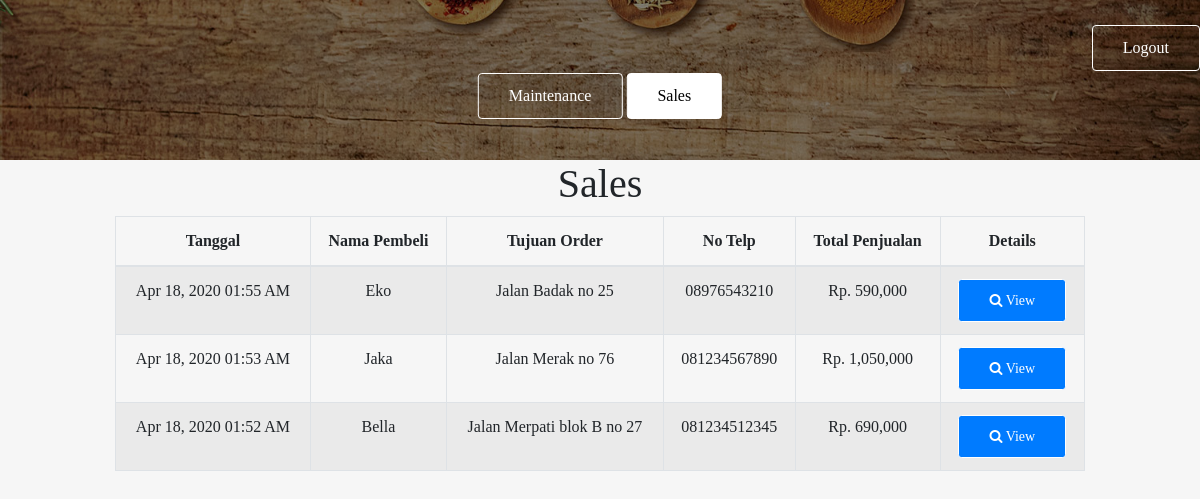
The page /sales.php (signed in) on the database its author committed.
### tables this page shows
CREATE TABLE `pembelian` (
  `id_pembelian` int(11) NOT NULL,
  `nama_pelanggan` varchar(30) NOT NULL,
  `tujuan_order` varchar(100) NOT NULL,
  `telpon` varchar(20) NOT NULL,
  `total_harga` double NOT NULL,
  `tanggal_pembelian` timestamp NOT NULL DEFAULT current_timestamp() ON UPDATE current_timestamp()
);

### sales.php (shortened to what this page needs)
<?php session_start(); include('header.php'); ?>
<?php
if($_SESSION['role'] == "karyawan"){
	?>
	<body>
	<header class="menutiap">
		<div class="main">
			<?php include('navbaremployee.php'); ?>
		</div>
		<div class="buttontiap">
  			<a href="maintenance.php" class="btn">Maintenance</a>
  			<a href="sales.php" class="btn active">Sales</a>
  		</div>
	</header>
	<div class="container">
		<h1 class="page-header text-center">Sales</h1>
		<table class="table table-striped table-bordered">
			<thead class="text-center">
				<th>Tanggal</th>
				<th>Nama Pembeli</th>
				<th>Tujuan Order</th>
				<th>No Telp</th>
				<th>Total Penjualan</th>
				<th>Details</th>
			</thead>
			<tbody class="text-center">
				<?php
					$sql="SELECT * FROM pembelian ORDER BY id_pembelian DESC";
					$query=$connection->query($sql);
					while($row=$query->fetch_array()){
						?>
						<tr>
							<td><?php echo date('M d, Y h:i A', strtotime($row['tanggal_pembelian'])) ?></td>
							<td><?php echo $row['nama_pelanggan']; ?></td>
							<td><?php echo $row['tujuan_order']; ?></td>
							<td><?php echo $row['telpon']; ?></td>
							<td><?php echo "Rp. "; echo number_format($row['total_harga']); ?></td>
							<td><a href="#detailsales<?php echo $row['id_pembelian']; ?>" data-toggle="modal" class="btn btn-primary btn-sm"><span class="fa fa-search"></span> View</a>
							</td>
						</tr>
						<?php
					}
				?>
			</tbody>
		</table>
	</div>
</body>
</html>
	<?php
}
?>

### header.php (style rules this page uses)
* { margin: 0; padding: 0; font-family: Century Gothic; }
header.menutiap { background-image: linear-gradient(rgba(0,0,0,0.5), rgba(0,0,0,0.5)), url(images/menubackg.jpg); height: 20vh; background-size: cover; background-position: center; }
html, body { height: 100%; padding: 0px; margin: 0px; background: #f6f6f6; }
.main { max-width: 1200px; margin: auto; }
.buttontiap { position: absolute; top: 12%; left: 50%; transform: translate(-50%, -50%); }
.btn { border: 1px solid #fff; padding: 10px 30px; color: #fff; text-decoration: none; transition: 0.6s ease; }
.buttontiap a.active { background-color: #fff; color: #000; }
.container { max-width: 1000px; }

### rows shown on the page
pembelian: tanggal_pembelian "Apr 18, 2020 01:55 AM", nama_pelanggan "Eko", tujuan_order "Jalan Badak no 25", telpon "08976543210", total_harga "590,000"
pembelian: tanggal_pembelian "Apr 18, 2020 01:53 AM", nama_pelanggan "Jaka", tujuan_order "Jalan Merak no 76", telpon "081234567890", total_harga "1,050,000"
pembelian: tanggal_pembelian "Apr 18, 2020 01:52 AM", nama_pelanggan "Bella", tujuan_order "Jalan Merpati blok B no 27", telpon "081234512345", total_harga "690,000"
